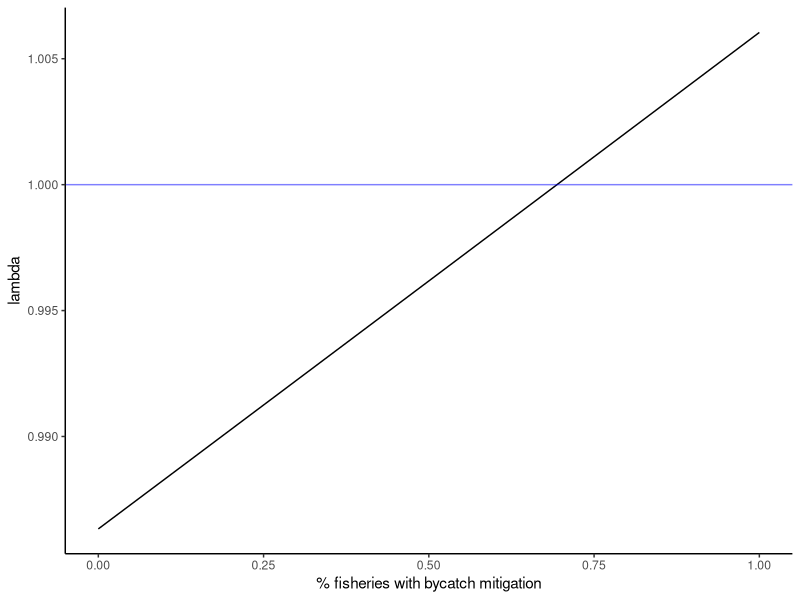
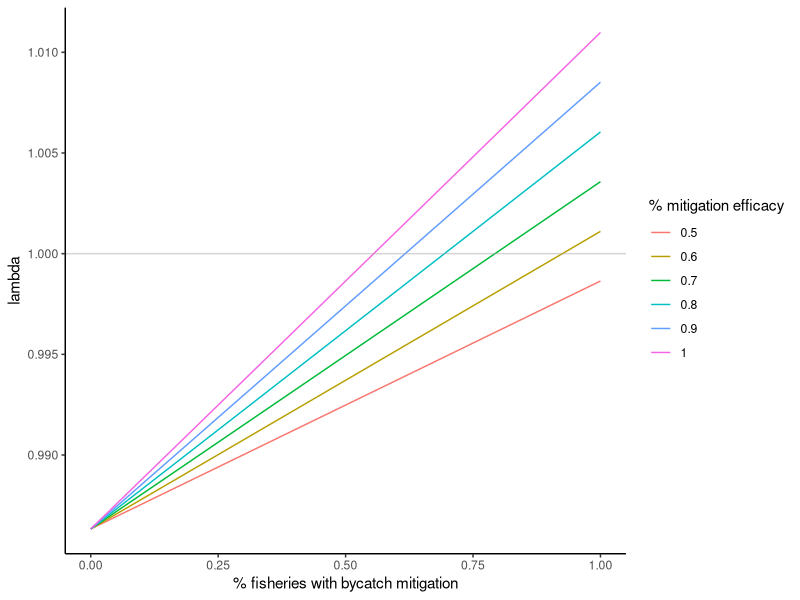
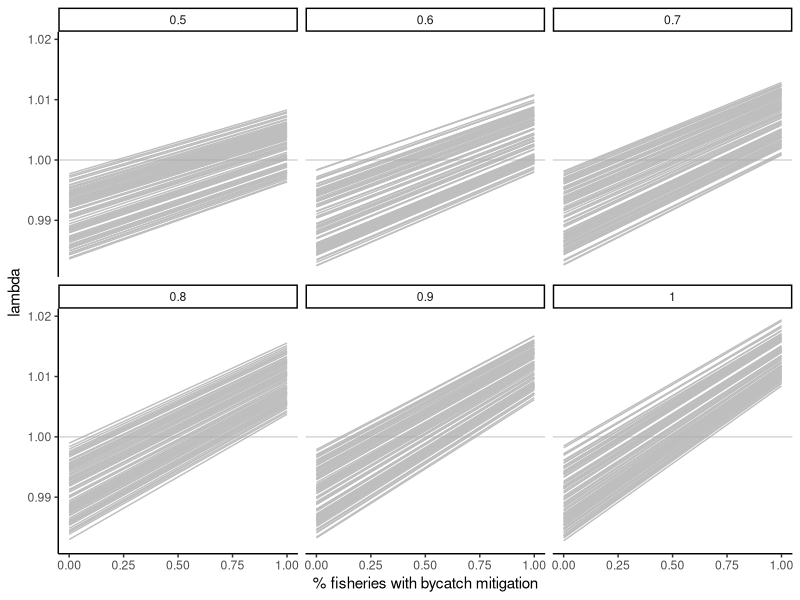
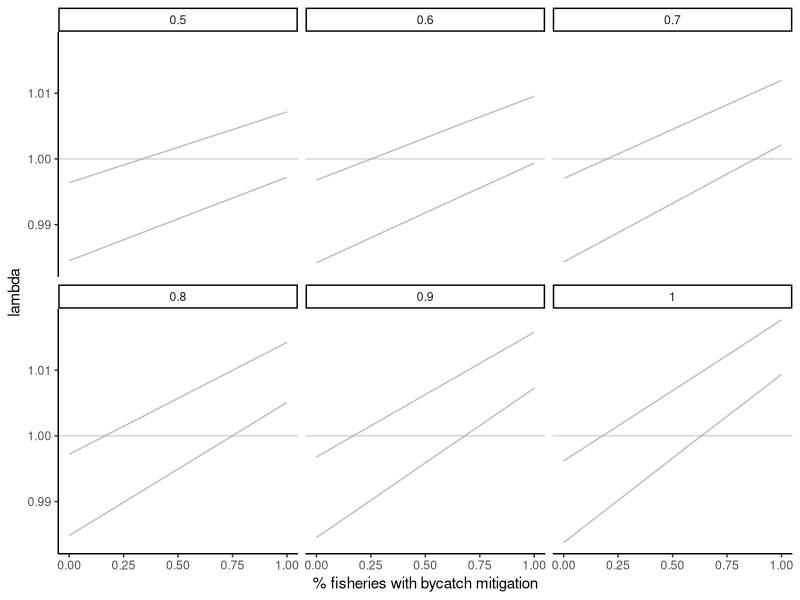
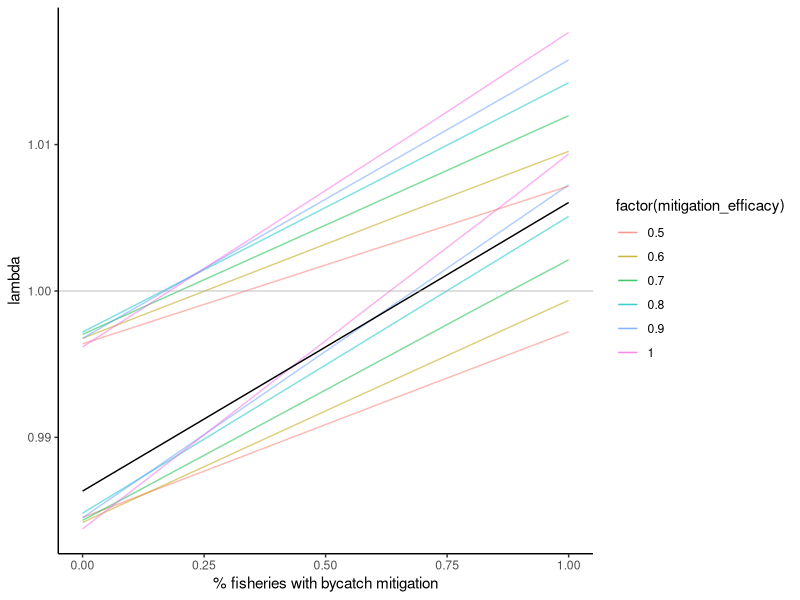
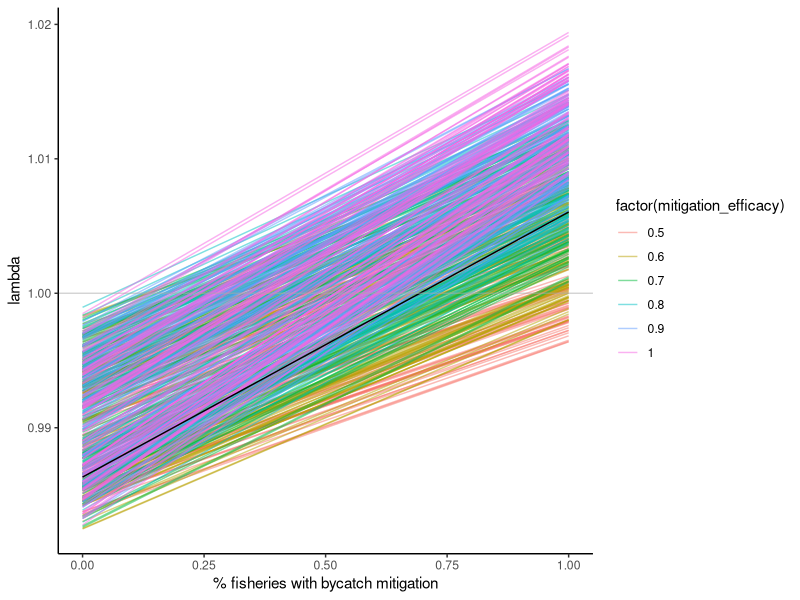

Write R code to recreate these figures, in order.
## ---- chunk 1
library(here)
library(tidyverse)
## ---- chunk 2
#survival rates - drawn from Weimerskirch 1998
s_c <- 0.64 #chick+ fledgling survival year 0-1
s_j <- 0.85 #juvenile survival year 1-3
s_i <- 0.92 #immature survival year 3-7
s_s <- 0.94 #subadult survival year 7-10
s_a <- 0.94 #adult survival year 10+
#males show senescence but femailes don't, so not including it here, though perhaps I should since it impacts breeding success?

#fecundity building blocks
#breeding success - drawn from Weimerskirch 1998 &Rackete 2021
bs_a <- 0.76 #adult breeding success

#breeding probability (biennial breeders) - adult rate drawn from Rackete 2021, subadult downscaled slightly from that
bp_a <- 0.45 #adult breeding probablity (biennial breeding, most breeding by age 10)

c <- 0.5# # of female chicks per year

#fecundity 
f_a <- bs_a*bp_a*c
  
#add widowing
#assume 25% prob year1 -> 100% prob year 4?
#Sun et al 2022 - takes 4 years to reach next breeding attempt, breeding prob with new mate after widowhood = ~0.25 (fig5)
w <- 0.25
w4 <- 1
## ---- chunk 3
#set up age-based matrix based on vital rates

#Age classes (years)  0-1     1-2    2-3    3-4    4-5    5-6    6-7    7-8   8-9     9-10     10+         nw,        w1,             w2,              w3,             w4 
m <- matrix(data = c(0,     0,    0,      0,     0,     0,     0,     0,      0,      0,       s_a*f_a,    s_a*f_a,    s_a*f_a*w,    s_a*f_a*w,     s_a*f_a*w,     s_a*f_a*w4,      #0-1
                    s_c,    0,    0,      0,     0,     0,     0,     0,      0,      0,       0,          0,          0,             0,              0,              0,              #1-2
                    0,      s_j,  0,      0,     0,     0,     0,     0,      0,      0,       0,          0,          0,             0,              0,              0,              #2-3
                    0,      0,    s_j,    0,     0,     0,     0,     0,      0,      0,       0,          0,          0,             0,              0,              0,              #3-4
                    0,      0,    0,      s_i,   0,     0,     0,     0,      0,      0,       0,          0,          0,             0,              0,              0,              #4-5
                    0,      0,    0,      0,     s_i,   0,     0,     0,      0,      0,       0,          0,          0,             0,              0,              0,              #5-6
                    0,      0,    0,      0,     0,     s_i,   0,     0,      0,      0,       0,          0,          0,             0,              0,              0,              #6-7
                    0,      0,    0,      0,     0,     0,     s_i,   0,      0,      0,       0,          0,          0,             0,              0,              0,              #7-8
                    0,      0,    0,      0,     0,     0,     0,     s_s,    0,      0,       0,          0,          0,             0,              0,              0,              #8-9
                    0,      0,    0,      0,     0,     0,     0,     0,      s_s,    0,       0,          0,          0,             0,              0,              0,              #9-10
                    0,      0,    0,      0,     0,     0,     0,     0,      0,      s_s,     0,          0,          0,             0,              0,              0,              #10
                    0,      0,    0,      0,     0,     0,     0,     0,      0,      0,       s_a*s_a,    s_a*s_a,    s_a*s_a*w,     s_a*s_a*w,      s_a*s_a*w,      s_a*s_a*w4,     #nw
                    0,      0,    0,      0,     0,     0,     0,     0,      0,      0,       s_a*(1-s_a),s_a*(1-s_a),s_a*(1-s_a)*w, s_a*(1-s_a)*w,  s_a*(1-s_a)*w,  s_a*(1-s_a)*w4, #w1
                    0,      0,    0,      0,     0,     0,     0,     0,      0,      0,       0,          0,          s_a*(1-w),     0,              0,              0,              #w2 
                    0,      0,    0,      0,     0,     0,     0,     0,      0,      0,       0,          0,          0,             s_a*(1-w),      0,              0,              #w3 
                    0,      0,    0,      0,     0,     0,     0,     0,      0,      0,       0,          0,          0,             0,              s_a*(1-w),      0),             #w4 
                   nrow = 16, byrow = TRUE) 
m
## ---- chunk 4
#deterministic growth rate (lambda)
#extract eigenvalues and lambda from the matrix 
m_eig <- eigen(m)
lambda <- as.numeric(m_eig$values[1])
lambda # this matches the ideal population growth rate in the table

#Stable state distribution
#extract and scale the right eigenvector 
SSD <- round(as.numeric(m_eig$vectors[,1]/sum(m_eig$vectors[,1])),3)
SSD

#extract reproductive values
RV <- as.numeric(eigen(t(m))$vectors[,1]/eigen(t(m))$vectors[1,1])
RV
## ---- chunk 5
#bycatch mortality rates
# ~25 - 35% of mortality has been attributed to bycatch (Cleeland et al 2021), 
# so I calculated the baseline mortality and divided by 4 (testing 33% now - /3)
m_j <- (1-s_j)/3 
m_i <- (1-s_i)/3
m_s <- (1-s_s)/3
m_a <- (1-s_a)/3

mitigation_eff <- 0.8
## ---- chunk 6
bycatch_reductions <- data.frame(reduction = seq(0, 1, by =0.01),
                        lambda = NA)

for(i in 1:nrow(bycatch_reductions)){
  
  n_s_j <- 1-((m_j*(1-(mitigation_eff*bycatch_reductions$reduction[i])))+(m_j*2))
  n_s_i <- 1-((m_i*(1-(mitigation_eff*bycatch_reductions$reduction[i])))+(m_i*2))
  n_s_s <- 1-((m_s*(1-(mitigation_eff*bycatch_reductions$reduction[i])))+(m_s*2))
  n_s_a <- 1-((m_a*(1-(mitigation_eff*bycatch_reductions$reduction[i])))+(m_s*2))
  
  #Age classes (years)  0-1   1-2    2-3     3-4    4-5    5-6    6-7    7-8     8-9     9-10     10+              nw,              w1,                w2,                 w3,                 w4 
  n_m <- matrix(data = c(0,   0,     0,      0,     0,     0,     0,     0,      0,      0,       n_s_a*f_a,       n_s_a*f_a,       n_s_a*f_a*w,      n_s_a*f_a*w,       n_s_a*f_a*w,       n_s_a*f_a*1,        #0-1
                       s_c,   0,     0,      0,     0,     0,     0,     0,      0,      0,       0,               0,               0,                 0,                  0,                  0,                  #1-2
                       0,     n_s_j, 0,      0,     0,     0,     0,     0,      0,      0,       0,               0,               0,                 0,                  0,                  0,                  #2-3
                       0,     0,     n_s_j,  0,     0,     0,     0,     0,      0,      0,       0,               0,               0,                 0,                  0,                  0,                  #3-4
                       0,     0,     0,      n_s_i, 0,     0,     0,     0,      0,      0,       0,               0,               0,                 0,                  0,                  0,                  #4-5
                       0,     0,     0,      0,     n_s_i, 0,     0,     0,      0,      0,       0,               0,               0,                 0,                  0,                  0,                  #5-6
                       0,     0,     0,      0,     0,     n_s_i, 0,     0,      0,      0,       0,               0,               0,                 0,                  0,                  0,                  #6-7
                       0,     0,     0,      0,     0,     0,     n_s_i, 0,      0,      0,       0,               0,               0,                 0,                  0,                  0,                  #7-8
                       0,     0,     0,      0,     0,     0,     0,     n_s_s,  0,      0,       0,               0,               0,                 0,                  0,                  0,                  #8-9
                       0,     0,     0,      0,     0,     0,     0,     0,      n_s_s,  0,       0,               0,               0,                 0,                  0,                  0,                  #9-10
                       0,     0,     0,      0,     0,     0,     0,     0,      0,      n_s_s,   0,               0,               0,                 0,                  0,                  0,                  #10
                       0,     0,     0,      0,     0,     0,     0,     0,      0,      0,       n_s_a*n_s_a,     n_s_a*n_s_a,     n_s_a*n_s_a*w,     n_s_a*n_s_a*w,      n_s_a*n_s_a*w,      n_s_a*n_s_a*w4,     #nw
                       0,     0,     0,      0,     0,     0,     0,     0,      0,      0,       n_s_a*(1-n_s_a), n_s_a*(1-n_s_a), n_s_a*(1-n_s_a)*w, n_s_a*(1-n_s_a)*w,  n_s_a*(1-n_s_a)*w,  n_s_a*(1-n_s_a)*w4, #w1
                       0,     0,     0,      0,     0,     0,     0,     0,      0,      0,       0,               0,               n_s_a*(1-w),       0,                  0,                  0,                  #w2 
                       0,     0,     0,      0,     0,     0,     0,     0,      0,      0,       0,               0,               0,                 n_s_a*(1-w),        0,                  0,                  #w3 
                       0,     0,     0,      0,     0,     0,     0,     0,      0,      0,       0,               0,               0,                 0,                  n_s_a*(1-w),        0),                 #w4 
                      nrow = 16, byrow = TRUE) 
  
  #extract eigenvalues and lambda from the matrix 
  n_m_eig <- eigen(n_m)
  lambda_n <- as.numeric(n_m_eig$values[1])
  bycatch_reductions$lambda[i] <- lambda_n # this matches the ideal population growth rate in the table

}
## ---- chunk 7
ggplot(bycatch_reductions)+
  geom_line(aes(x=reduction, y=as.numeric(lambda)))+
   geom_hline(aes(yintercept = 1), color = "blue", alpha =0.5)+ 
  # geom_vline(aes(xintercept = 0.66), color = "red", alpha =0.5)+
  #  geom_vline(aes(xintercept = 0.33), color = "red", alpha =0.5)+
 labs(x="% fisheries with bycatch mitigation", y="lambda")+
  theme_classic()
## ---- chunk 8
bycatch_reductions2 <- seq(0, 1, by =0.01)
# mitigation_eff_range <- seq(0.45,0.95, by  = 0.01)
mitigation_eff_range <- seq(0.5,1, by  = 0.1)
output <- matrix(nrow = length(bycatch_reductions2), ncol = length(mitigation_eff_range)) %>% as.data.frame() 

for(k in 1:length(mitigation_eff_range)){
  mit_eff <- mitigation_eff_range[k]
  
  for(i in 1:length(bycatch_reductions2)){
  
  n_s_j <- 1-((m_j*(1-(mit_eff*bycatch_reductions2[i])))+(m_j*2))
  n_s_i <- 1-((m_i*(1-(mit_eff*bycatch_reductions2[i])))+(m_i*2))
  n_s_s <- 1-((m_s*(1-(mit_eff*bycatch_reductions2[i])))+(m_s*2))
  n_s_a <- 1-((m_a*(1-(mit_eff*bycatch_reductions2[i])))+(m_s*2))
  
  #Age classes (years)  0-1   1-2    2-3     3-4    4-5    5-6    6-7    7-8     8-9     9-10     10+              nw,              w1,                w2,                 w3,                 w4 
  n_m <- matrix(data = c(0,   0,     0,      0,     0,     0,     0,     0,      0,      0,       n_s_a*f_a,       n_s_a*f_a,       n_s_a*f_a*w,      n_s_a*f_a*w,       n_s_a*f_a*w,       n_s_a*f_a*w4,        #0-1
                       s_c,   0,     0,      0,     0,     0,     0,     0,      0,      0,       0,               0,               0,                 0,                  0,                  0,                  #1-2
                       0,     n_s_j, 0,      0,     0,     0,     0,     0,      0,      0,       0,               0,               0,                 0,                  0,                  0,                  #2-3
                       0,     0,     n_s_j,  0,     0,     0,     0,     0,      0,      0,       0,               0,               0,                 0,                  0,                  0,                  #3-4
                       0,     0,     0,      n_s_i, 0,     0,     0,     0,      0,      0,       0,               0,               0,                 0,                  0,                  0,                  #4-5
                       0,     0,     0,      0,     n_s_i, 0,     0,     0,      0,      0,       0,               0,               0,                 0,                  0,                  0,                  #5-6
                       0,     0,     0,      0,     0,     n_s_i, 0,     0,      0,      0,       0,               0,               0,                 0,                  0,                  0,                  #6-7
                       0,     0,     0,      0,     0,     0,     n_s_i, 0,      0,      0,       0,               0,               0,                 0,                  0,                  0,                  #7-8
                       0,     0,     0,      0,     0,     0,     0,     n_s_s,  0,      0,       0,               0,               0,                 0,                  0,                  0,                  #8-9
                       0,     0,     0,      0,     0,     0,     0,     0,      n_s_s,  0,       0,               0,               0,                 0,                  0,                  0,                  #9-10
                       0,     0,     0,      0,     0,     0,     0,     0,      0,      n_s_s,   0,               0,               0,                 0,                  0,                  0,                  #10
                       0,     0,     0,      0,     0,     0,     0,     0,      0,      0,       n_s_a*n_s_a,     n_s_a*n_s_a,     n_s_a*n_s_a*w,     n_s_a*n_s_a*w,      n_s_a*n_s_a*w,      n_s_a*n_s_a*w4,     #nw
                       0,     0,     0,      0,     0,     0,     0,     0,      0,      0,       n_s_a*(1-n_s_a), n_s_a*(1-n_s_a), n_s_a*(1-n_s_a)*w, n_s_a*(1-n_s_a)*w,  n_s_a*(1-n_s_a)*w,  n_s_a*(1-n_s_a)*w4, #w1
                       0,     0,     0,      0,     0,     0,     0,     0,      0,      0,       0,               0,               n_s_a*(1-w),       0,                  0,                  0,                  #w2 
                       0,     0,     0,      0,     0,     0,     0,     0,      0,      0,       0,               0,               0,                 n_s_a*(1-w),        0,                  0,                  #w3 
                       0,     0,     0,      0,     0,     0,     0,     0,      0,      0,       0,               0,               0,                 0,                  n_s_a*(1-w),        0),                 #w4 
                      nrow = 16, byrow = TRUE) 
  
  #extract eigenvalues and lambda from the matrix 
  n_m_eig <- eigen(n_m)
  lambda_n <- as.numeric(n_m_eig$values[1])
  output[i,k] <- lambda_n # this matches the ideal population growth rate in the table

}
}

## ---- chunk 9

# oldnames = c("V1","V2","V3","V4" ,"V5" , "V6" , "V7"  ,"V8" , "V9" , "V10", "V11" ,"V12", "V13" ,"V14" ,"V15" ,"V16" ,"V17" ,"V18" ,"V19" ,"V20" ,"V21" ,"V22" ,"V23", "V24" ,"V25", "V26" ,"V27" ,"V28" ,"V29", "V30" ,"V31" ,"V32", "V33", "V34", "V35" ,"V36", "V37", "V38", "V39" ,"V40" ,"V41" ,"V42" ,"V43", "V44" ,"V45" ,"V46" ,"V47" ,"V48", "V49", "V50" ,"V51")
# newnames = c("0.45", "0.46", "0.47", "0.48", "0.49", "0.50", "0.51" ,"0.52" ,"0.53" ,"0.54" ,"0.55", "0.56" ,"0.57" ,"0.58" ,"0.59" ,"0.60" ,"0.61", "0.62", "0.63" ,"0.64" ,"0.65" ,"0.66" ,"0.67" ,"0.68" ,"0.69" ,"0.70", "0.71" ,"0.72", "0.73", "0.74", "0.75" ,"0.76" ,"0.77" ,"0.78" ,"0.79", "0.80" ,"0.81" ,"0.82" ,"0.83" ,"0.84", "0.85", "0.86", "0.87", "0.88" ,"0.89", "0.90", "0.91" ,"0.92", "0.93", "0.94" ,"0.95")

oldnames = c("V1","V2","V3","V4" ,"V5", "V6")
newnames = c("0.5", "0.6", "0.7", "0.8", "0.9", "1")

output<- output %>% 
  rename_with(~ newnames[which(oldnames == .x)], .cols = oldnames)

output$bycatch_reductions <- bycatch_reductions2

output_l <- output %>% 
  pivot_longer(cols = !bycatch_reductions,names_to = "mit_eff", values_to = "lambda")

output_l$mit_eff <- as.numeric(output_l$mit_eff)
## ---- chunk 10
ggplot(output_l)+
  geom_line(aes(x=bycatch_reductions, y=lambda, group = factor(mit_eff), color = factor(mit_eff)))+
   geom_hline(aes(yintercept = 1), color = "darkgrey", alpha =0.5)+ 
  # geom_vline(aes(xintercept = 0.66), color = "red", alpha =0.5)+
  #  geom_vline(aes(xintercept = 0.33), color = "red", alpha =0.5)+
  labs(x="% fisheries with bycatch mitigation", y="lambda", color = "% mitigation efficacy")+
  theme_classic()
## ---- chunk 11
#full_output = matrix(nrow = length(bycatch_reductions2)*length(mitigation_eff_range), ncol = length(sims)) %>% as.data.frame() 
full_output <- vector("list", 6)
bycatch_reductions2 <- seq(0, 1, by =0.01)
mitigation_eff_range <- seq(0.5,1, by  = 0.1)
sims = 1:100

for(k in 1:length(mitigation_eff_range)){
  mit_eff <- mitigation_eff_range[k]
  
  output2 <- matrix(nrow = length(bycatch_reductions2), ncol = length(sims)) %>% as.data.frame() 
  
for(j in 1:length(sims)){
    
    s_c2 <- sample(seq(0.63,0.65, by =0.01), size =1, replace = TRUE) #chick+ fledgling survival year 0-1 - 0.64 
    s_j2 <- sample(seq(0.8,0.85, by = 0.01), size =1, replace = TRUE) #juvenile survival year 1-3 -  0.8 
    s_i2 <- sample(seq(0.91,0.94, by =0.01), size =1, replace = TRUE) #immature survival year 3-7 -  0.92
    s_s2 <- sample(seq(0.94,0.95, by =0.01), size =1, replace =TRUE) #subadult survival year 7-10 - 0.94
    s_a2 <- sample(seq(0.94,0.95, by =0.01), size=1, replace=TRUE) #adult survival year 10+ - 0.94

    bs_a2 <- sample(seq(0.68,0.8, by =0.01), size =1, replace = TRUE) #adult breeding success - 0.8 
    bp_a2 <- sample(seq(0.4,0.7, by =0.01), size=1, replace = TRUE)  #adult breeding probablity (biennial breeding, most breeding by age 10) - 0.45
    c2 <- 0.5# # of female chicks per year
    f_a2 <- bs_a*bp_a*c #fecundity
  
    w2 <- sample(seq(0.4,0.5, by =0.01), size=1, replace = TRUE)
    w42 <- 1
    
    m_j2 <- (1-s_j2)/3
    m_i2 <- (1-s_i2)/3
    m_s2 <- (1-s_s2)/3
    m_a2 <- (1-s_a2)/3
    
for(i in 1:length(bycatch_reductions2)){
  
  #calculate new survival rates = 1-(bycatch mortality*(1-efficacy of intervention action * proportion of fishery implementing intervention actions))+mortality remainder)
  n_s_j2 <- 1-((m_j2*(1-(mit_eff*bycatch_reductions2[i])))+(m_j2*2)) 
  n_s_i2 <- 1-((m_i2*(1-(mit_eff*bycatch_reductions2[i])))+(m_i2*2))
  n_s_s2 <- 1-((m_s2*(1-(mit_eff*bycatch_reductions2[i])))+(m_s2*2))
  n_s_a2 <- 1-((m_a2*(1-(mit_eff*bycatch_reductions2[i])))+(m_a2*2))
  
  #Age classes (years)  0-1   1-2    2-3     3-4    4-5    5-6    6-7    7-8     8-9     9-10     10+              nw,              w1,                w2,                 w3,                 w4 
  n_m2 <- matrix(data = c(0,   0,     0,      0,     0,     0,     0,     0,      0,      0,       n_s_a2*f_a2,       n_s_a2*f_a2,       n_s_a2*f_a2*w2,      n_s_a2*f_a2*w2,       n_s_a2*f_a2*w2,       n_s_a2*f_a2*w42,        #0-1
                       s_c2,  0,     0,      0,     0,     0,     0,     0,      0,      0,       0,               0,               0,                 0,                  0,                  0,                  #1-2
                       0,     n_s_j2, 0,      0,     0,     0,     0,     0,      0,      0,       0,               0,               0,                 0,                  0,                  0,                  #2-3
                       0,     0,     n_s_j2,  0,     0,     0,     0,     0,      0,      0,       0,               0,               0,                 0,                  0,                  0,                  #3-4
                       0,     0,     0,      n_s_i2, 0,     0,     0,     0,      0,      0,       0,               0,               0,                 0,                  0,                  0,                  #4-5
                       0,     0,     0,      0,     n_s_i2, 0,     0,     0,      0,      0,       0,               0,               0,                 0,                  0,                  0,                  #5-6
                       0,     0,     0,      0,     0,     n_s_i2, 0,     0,      0,      0,       0,               0,               0,                 0,                  0,                  0,                  #6-7
                       0,     0,     0,      0,     0,     0,     n_s_i2, 0,      0,      0,       0,               0,               0,                 0,                  0,                  0,                  #7-8
                       0,     0,     0,      0,     0,     0,     0,     n_s_s2,  0,      0,       0,               0,               0,                 0,                  0,                  0,                  #8-9
                       0,     0,     0,      0,     0,     0,     0,     0,      n_s_s2,  0,       0,               0,               0,                 0,                  0,                  0,                  #9-10
                       0,     0,     0,      0,     0,     0,     0,     0,      0,      n_s_s2,   0,               0,               0,                 0,                  0,                  0,                  #10
                       0,     0,     0,      0,     0,     0,     0,     0,      0,      0,       n_s_a2*n_s_a2,     n_s_a2*n_s_a2,     n_s_a2*n_s_a2*w2,     n_s_a2*n_s_a2*w2,      n_s_a2*n_s_a2*w2,      n_s_a2*n_s_a2*w42,     #nw
                       0,     0,     0,      0,     0,     0,     0,     0,      0,      0,       n_s_a2*(1-n_s_a2), n_s_a2*(1-n_s_a2), n_s_a2*(1-n_s_a2)*w2, n_s_a2*(1-n_s_a2)*w2,  n_s_a2*(1-n_s_a2)*w2,  n_s_a2*(1-n_s_a2)*w42, #w1
                       0,     0,     0,      0,     0,     0,     0,     0,      0,      0,       0,               0,               n_s_a2*(1-w2),       0,                  0,                  0,                  #w2 
                       0,     0,     0,      0,     0,     0,     0,     0,      0,      0,       0,               0,               0,                 n_s_a2*(1-w2),        0,                  0,                  #w3 
                       0,     0,     0,      0,     0,     0,     0,     0,      0,      0,       0,               0,               0,                 0,                  n_s_a2*(1-w2),        0),                 #w4 
                      nrow = 16, byrow = TRUE) 
  
  #extract eigenvalues and lambda from the matrix 
  n_m_eig2 <- eigen(n_m2)
  lambda_n2 <- as.numeric(n_m_eig2$values[1])
  output2[i,j] <- lambda_n2 # this matches the ideal population growth rate in the table
  output2 <- as.data.frame(output2)
  output2$mitigation_efficacy <- mit_eff
  output2$bycatch_reduction <- bycatch_reductions2
    
 full_output[[k]] <- output2

}
}
}

full_output[[1]]

# sim_results <- full_output[[1]]
# sim_results$quantile5 <-  apply(sim_results[1:100], 1, quantile, (probs =c(0.05)))
# sim_results$quantile95 <-  apply(sim_results[1:100], 1, quantile, (probs =c(0.95)))
## ---- chunk 12
mitigation_eff_range #0.5 0.6 0.7 0.8 0.9 1.0

mit05_l <- full_output[[1]] %>% 
  pivot_longer(cols = starts_with("V"), names_to = "simrun", values_to = "lambda")
mit06_l <- full_output[[2]] %>% 
  pivot_longer(cols = starts_with("V"), names_to = "simrun", values_to = "lambda")
mit07_l <- full_output[[3]] %>% 
  pivot_longer(cols = starts_with("V"), names_to = "simrun", values_to = "lambda")
mit08_l <- full_output[[4]] %>% 
  pivot_longer(cols = starts_with("V"), names_to = "simrun", values_to = "lambda")
mit09_l <- full_output[[5]] %>% 
  pivot_longer(cols = starts_with("V"), names_to = "simrun", values_to = "lambda")
mit1_l <- full_output[[6]] %>% 
  pivot_longer(cols = starts_with("V"), names_to = "simrun", values_to = "lambda")

fulldat <- rbind(mit05_l,mit06_l,mit07_l,mit08_l,mit09_l,mit1_l)
fulldat$mitsim <- paste(fulldat$mitigation_efficacy, fulldat$simrun)

mit05 <- full_output[[1]] 
mit06 <- full_output[[2]] 
mit07 <- full_output[[3]] 
mit08 <- full_output[[4]] 
mit09 <- full_output[[5]] 
mit1 <- full_output[[6]] 

full_dat_w <- rbind(mit05,mit06,mit07,mit08,mit09,mit1)
full_dat_w$quantile5 <-  apply(full_dat_w[1:100], 1, quantile, (probs =c(0.05)))
full_dat_w$quantile95 <-  apply(full_dat_w[1:100], 1, quantile, (probs =c(0.95)))
full_dat_w$mitsim <- paste(full_dat_w$mitigation_efficacy, full_dat_w$simrun)

## ---- chunk 13
ggplot(fulldat)+
  geom_line(aes(x=bycatch_reduction, y=lambda, group = simrun), color = "grey")+
   geom_hline(aes(yintercept = 1), color = "darkgrey", alpha =0.5)+ 
  # geom_vline(aes(xintercept = 0.66), color = "red", alpha =0.5)+
  #  geom_vline(aes(xintercept = 0.33), color = "red", alpha =0.5)+
  labs(x="% fisheries with bycatch mitigation", y="lambda")+
  facet_wrap(~mitigation_efficacy)+
  theme_classic()
## ---- chunk 14
ggplot(full_dat_w)+
  geom_line(aes(x=bycatch_reduction, y=quantile5), color = "grey")+
   geom_line(aes(x=bycatch_reduction, y=quantile95), color = "grey")+
   geom_hline(aes(yintercept = 1), color = "darkgrey", alpha =0.5)+ 
  # geom_vline(aes(xintercept = 0.66), color = "red", alpha =0.5)+
  #  geom_vline(aes(xintercept = 0.33), color = "red", alpha =0.5)+
  labs(x="% fisheries with bycatch mitigation", y="lambda")+
  facet_wrap(~mitigation_efficacy)+
  theme_classic()
## ---- chunk 15
ggplot(full_dat_w)+
  #geom_line(aes(x=bycatch_reduction, y=lambda, group = mitsim), color = "grey", alpha =0.25)+
   geom_line(aes(x=bycatch_reduction, y=quantile5, group = mitsim, color = factor(mitigation_efficacy)), alpha =0.5)+
  geom_line(aes(x=bycatch_reduction, y=quantile95, group = mitsim, color = factor(mitigation_efficacy)), alpha =0.5)+
  geom_line(data = bycatch_reductions, aes(x=reduction, y=as.numeric(lambda)))+
  geom_hline(aes(yintercept = 1), color = "darkgrey", alpha =0.5)+ 
  # geom_vline(aes(xintercept = 0.66), color = "red", alpha =0.5)+
  #  geom_vline(aes(xintercept = 0.33), color = "red", alpha =0.5)+
  labs(x="% fisheries with bycatch mitigation", y="lambda")+
  theme_classic()
## ---- chunk 16
ggplot(fulldat)+
  #geom_line(aes(x=bycatch_reduction, y=lambda, group = mitsim), color = "grey", alpha =0.25)+
   geom_line(aes(x=bycatch_reduction, y=lambda, group = mitsim, color = factor(mitigation_efficacy)), alpha =0.5)+
  geom_line(data = bycatch_reductions, aes(x=reduction, y=as.numeric(lambda)))+
  geom_hline(aes(yintercept = 1), color = "darkgrey", alpha =0.5)+ 
  # geom_vline(aes(xintercept = 0.66), color = "red", alpha =0.5)+
  #  geom_vline(aes(xintercept = 0.33), color = "red", alpha =0.5)+
  labs(x="% fisheries with bycatch mitigation", y="lambda")+
  theme_classic()
